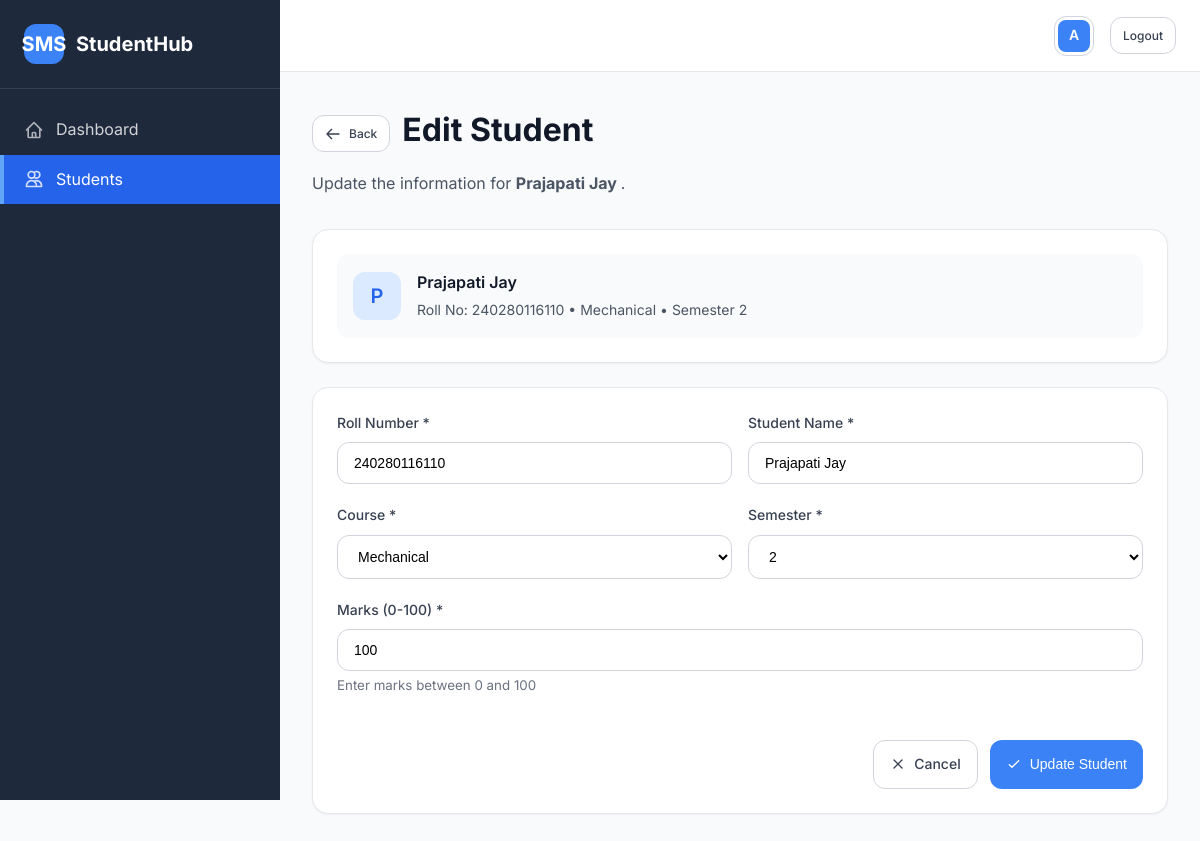
The app's page /edit_student/3 (signed in) with its own data.
### tables this page shows
CREATE TABLE students (
            id INTEGER PRIMARY KEY AUTOINCREMENT,
            roll_no TEXT NOT NULL UNIQUE,
            name TEXT NOT NULL,
            course TEXT NOT NULL,
            semester INTEGER NOT NULL,
            marks INTEGER NOT NULL
        );

### app.py (the view, shortened to what this page needs)
@app.route('/edit_student/<int:student_id>', methods=['GET', 'POST'])
@login_required
def edit_student(student_id):
    conn = get_db_connection()
    student = conn.execute('SELECT * FROM students WHERE id = ?',
                         (student_id,)).fetchone()
    conn.close()
    if not student:
        flash('Student not found', 'error')
        return redirect(url_for('dashboard'))
    return render_template('edit_student.html', student=student)

### app.py (called while the page is built)
def get_db_connection():
    conn = sqlite3.connect('student_management.db')
    conn.row_factory = sqlite3.Row
    return conn

def login_required(f):
    @wraps(f)
    def decorated_function(*args, **kwargs):
        if 'logged_in' not in session:
            return redirect(url_for('login'))
        return f(*args, **kwargs)
    return decorated_function

### templates/edit_student.html (shortened to what this page needs)
<!DOCTYPE html>
<html lang="en">
<head>
    <link rel="stylesheet" href="{{ url_for('static', filename='css/style.css') }}">
</head>
<body>
    <div class="app-container">
        <aside class="sidebar">
            <div class="sidebar-header">
                <a href="{{ url_for('dashboard') }}" class="sidebar-logo">
                    <div class="sidebar-logo-icon">SMS</div>
                    <span>StudentHub</span>
                </a>
            </div>
            <nav class="sidebar-nav">
                <a href="{{ url_for('dashboard') }}" class="nav-item">
                    <svg class="nav-icon" fill="none" stroke="currentColor" viewBox="0 0 24 24">
                        <path stroke-linecap="round" stroke-linejoin="round" stroke-width="2" d="M3 12l2-2m0 0l7-7 7 7M5 10v10a1 1 0 001 1h3m10-11l2 2m-2-2v10a1 1 0 01-1 1h-3m-6 0a1 1 0 001-1v-4a1 1 0 011-1h2a1 1 0 011 1v4a1 1 0 001 1m-6 0h6"></path>
                    </svg>
                    Dashboard
                </a>
                <a href="{{ url_for('dashboard') }}" class="nav-item active">
                    <svg class="nav-icon" fill="none" stroke="currentColor" viewBox="0 0 24 24">
                        <path stroke-linecap="round" stroke-linejoin="round" stroke-width="2" d="M12 4.354a4 4 0 110 5.292M15 21H3v-1a6 6 0 0112 0v1zm0 0h6v-1a6 6 0 00-9-5.197M13 7a4 4 0 11-8 0 4 4 0 018 0z"></path>
                    </svg>
                    Students
                </a>
            </nav>
        </aside>
        <div class="main-content">
            <header class="topbar">
                <div class="topbar-right">
                    <div class="user-menu">
                        <div class="user-avatar">{{ session.username[0]|upper }}</div>
                    </div>
                    <a href="{{ url_for('logout') }}" class="btn btn-secondary btn-sm">Logout</a>
                </div>
            </header>
            <main class="page-content">
                <div class="page-header">
                    <div style="display: flex; align-items: center; gap: var(--space-3); margin-bottom: var(--space-2);">
                        <a href="{{ url_for('dashboard') }}" class="btn btn-secondary btn-sm">
                            <svg width="16" height="16" fill="none" stroke="currentColor" viewBox="0 0 24 24">
                                <path stroke-linecap="round" stroke-linejoin="round" stroke-width="2" d="M10 19l-7-7m0 0l7-7m-7 7h18"></path>
                            </svg>
                            Back
                        </a>
                        <h1 class="page-title">Edit Student</h1>
                    </div>
                    <p class="page-subtitle">Update the information for <strong>{{ student.name }}</strong>.</p>
                </div>
                <div class="content-card animate-in" style="margin-bottom: var(--space-6);">
                    <div class="card-body">
                        <div style="display: flex; align-items: center; gap: var(--space-4); padding: var(--space-4); background: var(--gray-50); border-radius: var(--radius-lg);">
                            <div style="width: 48px; height: 48px; background: var(--primary-100); color: var(--primary-600); border-radius: var(--radius-lg); display: flex; align-items: center; justify-content: center; font-weight: 600; font-size: 1.25rem;">
                                {{ student.name[0]|upper }}{{ student.name.split(' ')[-1][0]|upper if student.name.split(' ')|length > 1 else '' }}
                            </div>
                            <div>
                                <div style="font-weight: 600; color: var(--gray-900); margin-bottom: var(--space-1);">{{ student.name }}</div>
                                <div style="font-size: 0.875rem; color: var(--gray-600);">Roll No: {{ student.roll_no }} • {{ student.course }} • Semester {{ student.semester }}</div>
                            </div>
                        </div>
                    </div>
                </div>
                <div class="content-card animate-in">
                    <div class="card-body">
                        <form method="POST" action="{{ url_for('edit_student', student_id=student.id) }}" onsubmit="return validateStudentForm()">
                            <div class="form-row">
                                <div class="form-group">
                                    <label for="roll_no" class="form-label">Roll Number *</label>
                                    <input type="text" id="roll_no" name="roll_no" class="form-input"
                                           value="{{ student.roll_no }}" placeholder="e.g., 2023CS001" required>
                                </div>
                                <div class="form-group">
                                    <label for="name" class="form-label">Student Name *</label>
                                    <input type="text" id="name" name="name" class="form-input"
                                           value="{{ student.name }}" placeholder="e.g., John Doe" required>
                                </div>
                            </div>
                            <div class="form-row">
                                <div class="form-group">
                                    <label for="course" class="form-label">Course *</label>
                                    <select id="course" name="course" class="form-select" required>
                                        <option value="Mechanical" {% if student.course == 'Mechanical' %}selected{% endif %}>Mechanical</option>
                                    </select>
                                </div>
                                <div class="form-group">
                                    <label for="semester" class="form-label">Semester *</label>
                                    <select id="semester" name="semester" class="form-select" required>
                                        {% for sem in range(1, 9) %}
                                            <option value="{{ sem }}" {% if student.semester == sem %}selected{% endif %}>{{ sem }}</option>
                                        {% endfor %}
                                    </select>
                                </div>
                            </div>
                            <div class="form-row">
                                <div class="form-group">
                                    <label for="marks" class="form-label">Marks (0-100) *</label>
                                    <input type="number" id="marks" name="marks" class="form-input"
                                           min="0" max="100" value="{{ student.marks }}" placeholder="e.g., 85" required>
                                    <small style="color: var(--gray-500); margin-top: var(--space-1); display: block;">
                                        Enter marks between 0 and 100
                                    </small>
                                </div>
                            </div>
                            <div class="form-actions">
                                <a href="{{ url_for('dashboard') }}" class="btn btn-secondary">
                                    <svg width="16" height="16" fill="none" stroke="currentColor" viewBox="0 0 24 24">
                                        <path stroke-linecap="round" stroke-linejoin="round" stroke-width="2" d="M6 18L18 6M6 6l12 12"></path>
                                    </svg>
                                    Cancel
                                </a>
                                <button type="submit" class="btn btn-primary">
                                    <svg width="16" height="16" fill="none" stroke="currentColor" viewBox="0 0 24 24">
                                        <path stroke-linecap="round" stroke-linejoin="round" stroke-width="2" d="M5 13l4 4L19 7"></path>
                                    </svg>
                                    Update Student
                                </button>
                            </div>
                        </form>
                    </div>
                </div>
            </main>
        </div>
    </div>
</body>
</html>

### records on screen
students: name "Prajapati Jay", name "P", roll_no "240280116110", course "Mechanical", semester "2", marks "100"

### other values on screen
{{ session.username[0]|upper }} "A"
